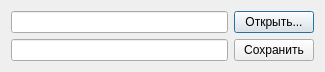
<?xml version="1.0" encoding="UTF-8"?>
<ui version="4.0">
 <class>Dialog</class>
 <widget class="QDialog" name="Dialog">
  <property name="geometry">
   <rect>
    <x>0</x>
    <y>0</y>
    <width>325</width>
    <height>72</height>
   </rect>
  </property>
  <property name="sizePolicy">
   <sizepolicy hsizetype="Preferred" vsizetype="Fixed">
    <horstretch>0</horstretch>
    <verstretch>0</verstretch>
   </sizepolicy>
  </property>
  <property name="minimumSize">
   <size>
    <width>325</width>
    <height>72</height>
   </size>
  </property>
  <property name="maximumSize">
   <size>
    <width>650</width>
    <height>72</height>
   </size>
  </property>
  <property name="windowTitle">
   <string>excelSort</string>
  </property>
  <layout class="QGridLayout" name="gridLayout">
   <item row="1" column="0">
    <widget class="QLineEdit" name="leSave">
     <property name="layoutDirection">
      <enum>Qt::LeftToRight</enum>
     </property>
     <property name="text">
      <string/>
     </property>
     <property name="alignment">
      <set>Qt::AlignRight|Qt::AlignTrailing|Qt::AlignVCenter</set>
     </property>
     <property name="dragEnabled">
      <bool>false</bool>
     </property>
     <property name="readOnly">
      <bool>false</bool>
     </property>
    </widget>
   </item>
   <item row="0" column="0">
    <widget class="QLineEdit" name="leOpen">
     <property name="layoutDirection">
      <enum>Qt::LeftToRight</enum>
     </property>
     <property name="alignment">
      <set>Qt::AlignRight|Qt::AlignTrailing|Qt::AlignVCenter</set>
     </property>
     <property name="dragEnabled">
      <bool>true</bool>
     </property>
    </widget>
   </item>
   <item row="0" column="1">
    <widget class="QPushButton" name="pbOpen">
     <property name="text">
      <string>Открыть...</string>
     </property>
     <property name="icon">
      <iconset resource="icons.qrc">
       <normaloff>:/icons/open.png</normaloff>:/icons/open.png</iconset>
     </property>
    </widget>
   </item>
   <item row="1" column="1">
    <widget class="QPushButton" name="pbSave">
     <property name="text">
      <string>Сохранить</string>
     </property>
     <property name="icon">
      <iconset resource="icons.qrc">
       <normaloff>:/icons/save.png</normaloff>:/icons/save.png</iconset>
     </property>
    </widget>
   </item>
  </layout>
 </widget>
 <resources>
  <include location="C:/Program Files (x86)/Pyhton27/Lib/site-packages/PyQt4/examples/activeqt/webbrowser/mainwindow.qrc"/>
  <include location="C:/Program Files (x86)/Pyhton27/Lib/site-packages/PyQt4/examples/xmlpatterns/schema/schema.qrc"/>
  <include location="C:/Program Files (x86)/Pyhton27/Lib/site-packages/PyQt4/examples/widgets/stylesheet/stylesheet.qrc"/>
  <include location="C:/Program Files (x86)/Pyhton27/Lib/site-packages/PyQt4/examples/webkit/formextractor/formextractor.qrc"/>
  <include location="C:/Program Files (x86)/Pyhton27/Lib/site-packages/PyQt4/examples/animation/animatedtiles/animatedtiles.qrc"/>
  <include location="C:/Program Files (x86)/Pyhton27/Lib/site-packages/PyQt4/examples/desktop/systray/systray.qrc"/>
  <include location="icons.qrc"/>
 </resources>
 <connections/>
</ui>
